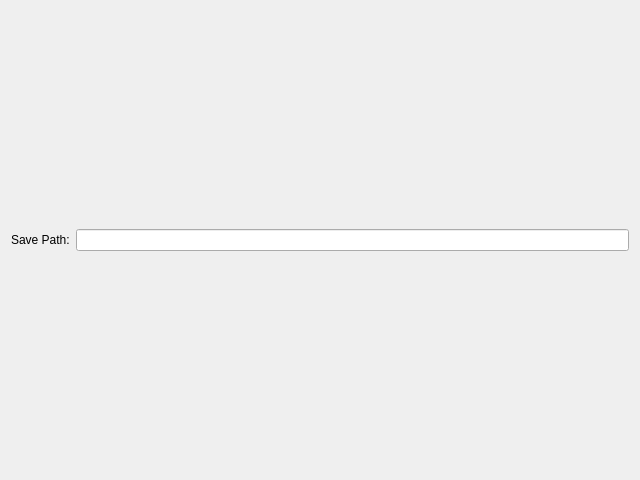
<?xml version="1.0" encoding="UTF-8"?>
<ui version="4.0">
 <class>AlarmWidget</class>
 <widget class="QWidget" name="AlarmWidget">
  <property name="geometry">
   <rect>
    <x>0</x>
    <y>0</y>
    <width>640</width>
    <height>480</height>
   </rect>
  </property>
  <property name="windowTitle">
   <string>Form</string>
  </property>
  <layout class="QGridLayout" name="gridLayout">
   <item row="0" column="1">
    <widget class="QLineEdit" name="saveDirEdit"/>
   </item>
   <item row="0" column="0">
    <widget class="QLabel" name="label">
     <property name="text">
      <string>Save Path:</string>
     </property>
    </widget>
   </item>
  </layout>
 </widget>
 <resources/>
 <connections/>
</ui>
